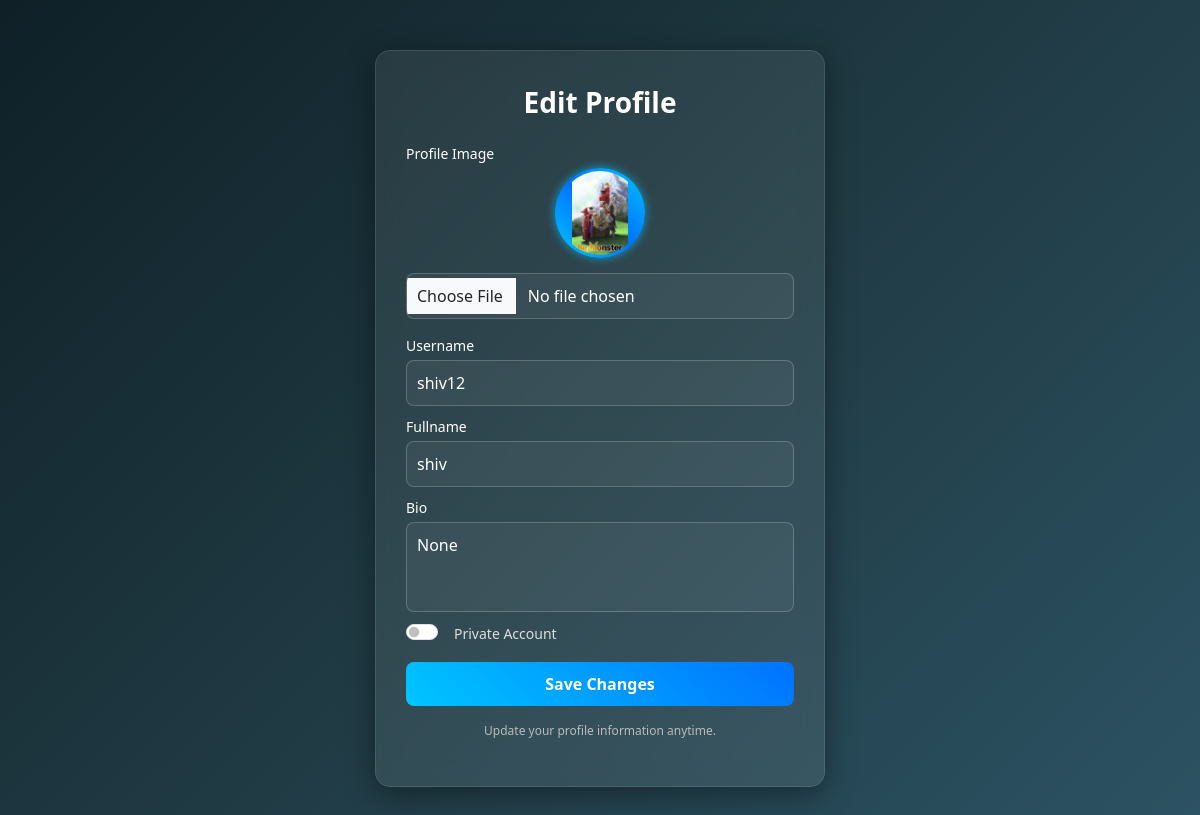
The page /home/edit_profile/ (signed in) on the database as committed earlier.
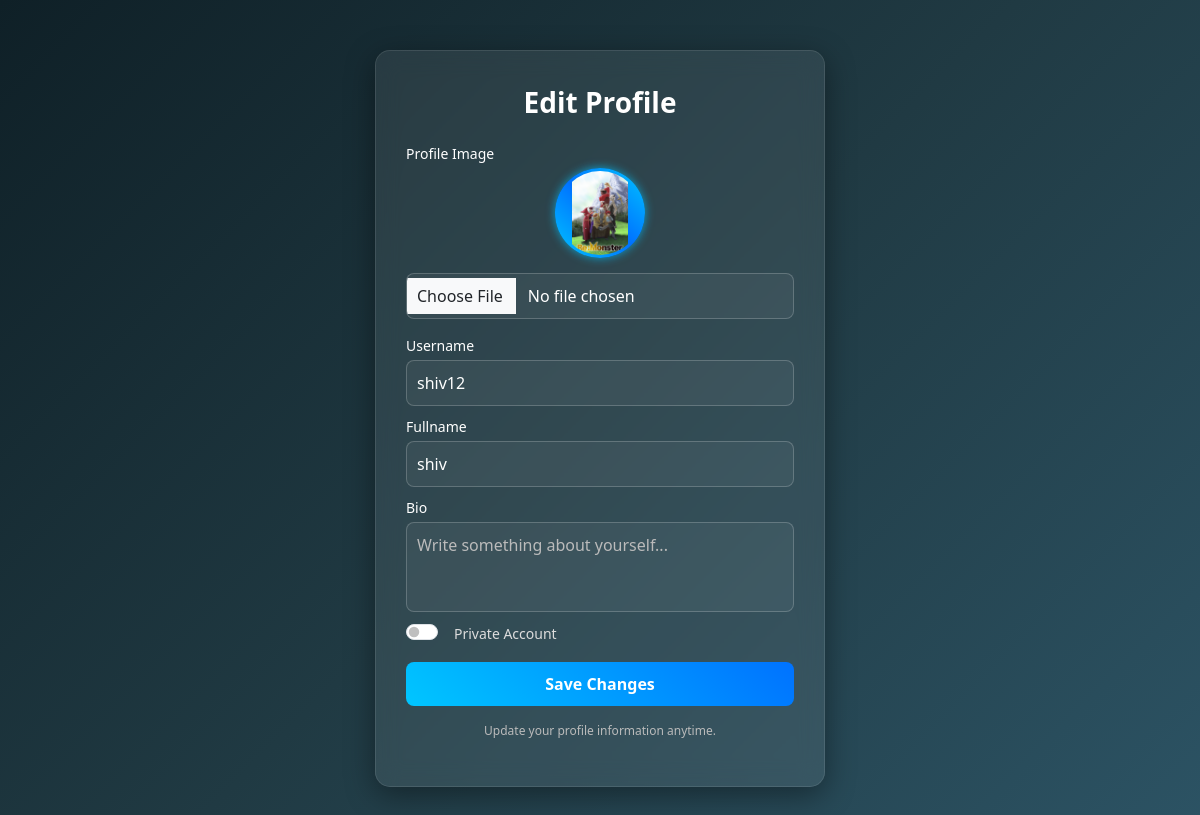
The same page on the database as committed later.
### home/models.py (models this page shows, shortened)
class User(models.Model):
    name = models.CharField(max_length=100)
    username = models.CharField(max_length=100, unique=True)
    email = models.EmailField(unique=True)
    phone = models.CharField(max_length=15)
    dob = models.DateField(null=True, blank=True)
    profile_image = models.ImageField(upload_to='images/', default='images/default.png')
    followers = models.ManyToManyField("self", symmetrical=False, related_name="user_followers", blank=True)
    following = models.ManyToManyField("self", symmetrical=False, related_name="user_following", blank=True)
    requests = models.ManyToManyField("self", symmetrical=False, related_name="requests_sent", blank=True)
    password = models.CharField(max_length=128)
    bio = models.TextField(null=True, blank=True)
    gender = models.CharField(max_length=20, null=True, blank=True)
    discoverable = models.BooleanField(default=False)
    is_private = models.BooleanField(default=False)

### home/views.py (the view, shortened to what this page needs)
# urls.py: path('edit_profile/', views.edit_profile, name='edit_profile' ),
def edit_profile(request) :
    user_id = request.session.get('user_id')
    if not user_id:
        return redirect('/')
    user = User.objects.get(id=user_id)
    return render(request, "home/edit_profile.html", {"user":user})

### home/templates/home/edit_profile.html (shortened to what this page needs)
<!doctype html>
<html lang="en">
<head>
    <link href="https://cdn.jsdelivr.net/npm/bootstrap@5.3.8/dist/css/bootstrap.min.css" rel="stylesheet">
</head>
<body>
    <div class="edit-box">
        <div class="logo">Edit Profile</div>
        <form method="post" action="/home/edit_profile/" enctype="multipart/form-data">
            <p class="overview">Profile Image</p>
            <div class="profile-wrapper">
                <img src="{{ user.profile_image.url }}" width="80" class="profile-img">
            </div>
            <input type="file" class="form-control mb-3" name="profile_img" accept="image/*">
            <p class="overview">Username</p>
            <input type="text" class="form-control mb-2" name="username" placeholder="Username"
                value="{{ user.username }}" required>
            <p class="overview">Fullname</p>
            <input type="text" class="form-control mb-2" name="name" placeholder="Full Name" value="{{ user.name }}"
                required>
            <p class="overview">Bio</p>
            <textarea class="form-control mb-2" name="bio" maxlength="300" placeholder="Write something about yourself...">{{ user.bio }}</textarea>
            <div class="d-flex align-items-center mb-3">
                <div class="form-check form-switch">
                    <input class="form-check-input" type="checkbox" name="is_private" {% if user.is_private %}checked{%endif %}>
                </div>
                <label class="toggle-label">Private Account</label>
            </div>
            <button type="submit" class="btn btn-nexora w-100">Save Changes</button>
            <p class="form-text mt-3">
                Update your profile information anytime.
            </p>
        </form>
    </div>
</body>
</html>

Rows that differ between the two databases and show on the page:
changed User "shiv12": bio "None" → (not shown)
